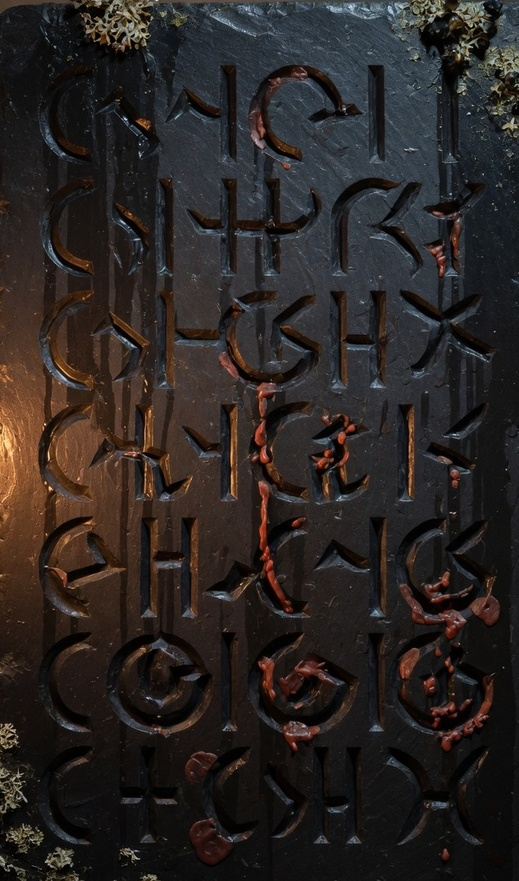
#> input picture assets/masters/plates/liber-slate-tall.jpg, 519 x 881 px, shrunk from 633 x 1074 before the run, found by its file name
$ python make_bumps.py
#> lines starting #> are read from the running program, lines starting #| are printed output that depends on the picture
# -*- coding: utf-8 -*-
from pathlib import Path
from PIL import Image, ImageEnhance, ImageFilter, ImageOps

ROOT = Path(__file__).resolve().parents[1]
PUB = ROOT / "public"
OUT = PUB / "mats"
OUT.mkdir(parents=True, exist_ok=True)

sources = [
    PUB / "plates" / "liber-slate-tall.jpg",
    PUB / "plates" / "liber-slate-broken.jpg",
    PUB / "plates" / "liber-wax.jpg",
    PUB / "mats" / "flagstone.jpg",
    PUB / "mats" / "oak.jpg",
    PUB / "mats" / "wall.jpg",
]


def bump(src: Path) -> None:
    if not src.exists():
        print("skip", src.name)
        return
    g = Image.open(src).convert("L")
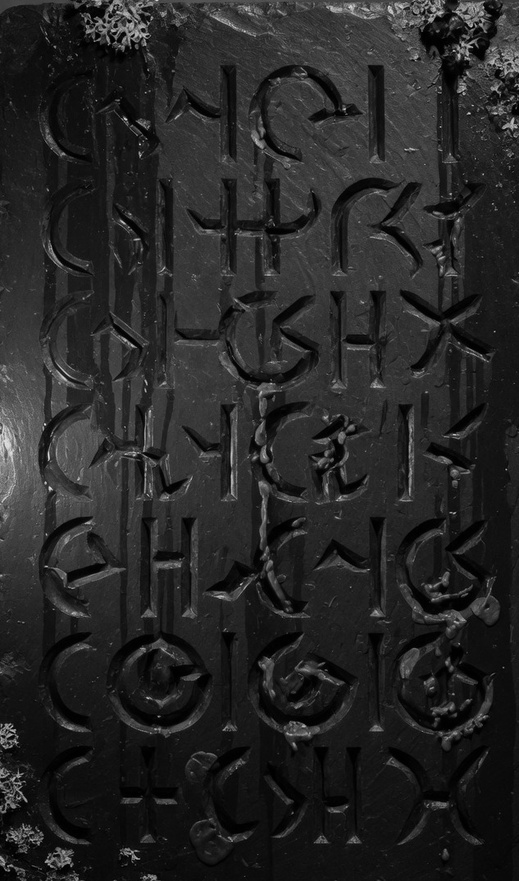
#> g: PIL image 519x881 L; min 0, max 227, mean 38.2
    g = ImageOps.autocontrast(g, cutoff=2)
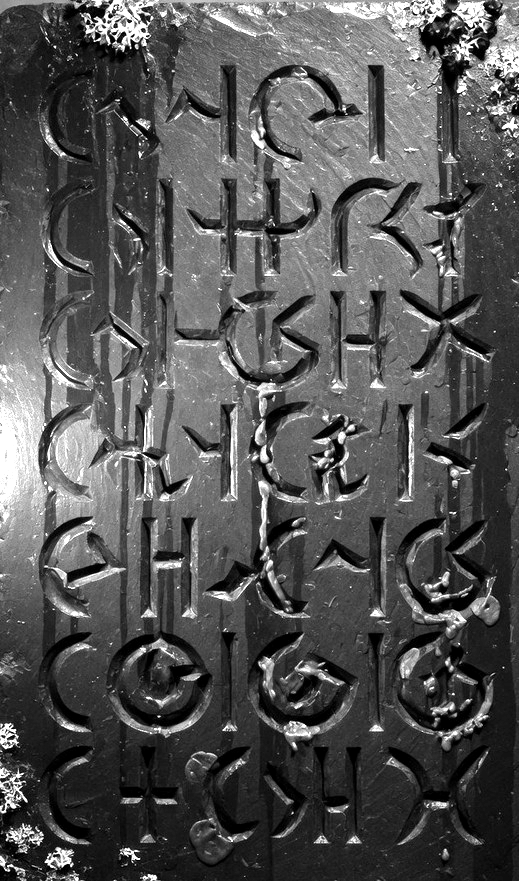
#> g: PIL image 519x881 L; min 0, max 255, mean 84.7
    g = ImageEnhance.Contrast(g).enhance(1.35)
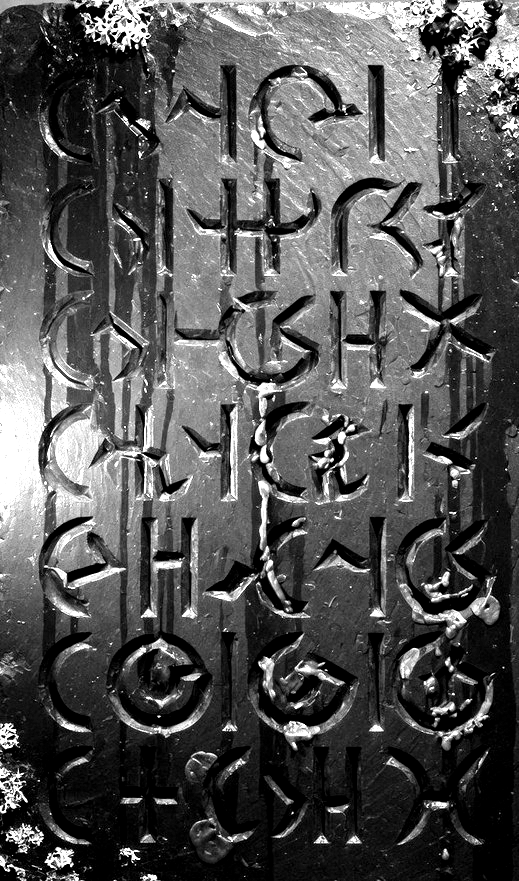
#> g: PIL image 519x881 L; min 0, max 255, mean 84.2
    g = g.filter(ImageFilter.UnsharpMask(radius=1.4, percent=140, threshold=2))
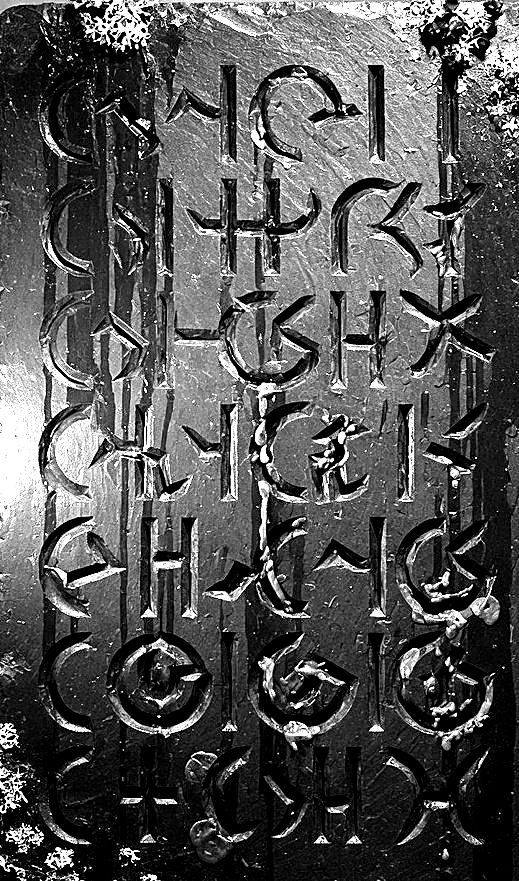
#> g: PIL image 519x881 L; min 0, max 255, mean 84
    dest = OUT / (src.stem + "-bump.jpg")
    g.save(dest, "JPEG", quality=88, optimize=True)
#> (the run stopped early here; a loop or call above may not have finished)

$ run again, with assets/masters/plates/catalog-iron.jpg copied over assets/masters/plates/liber-slate-tall.jpg
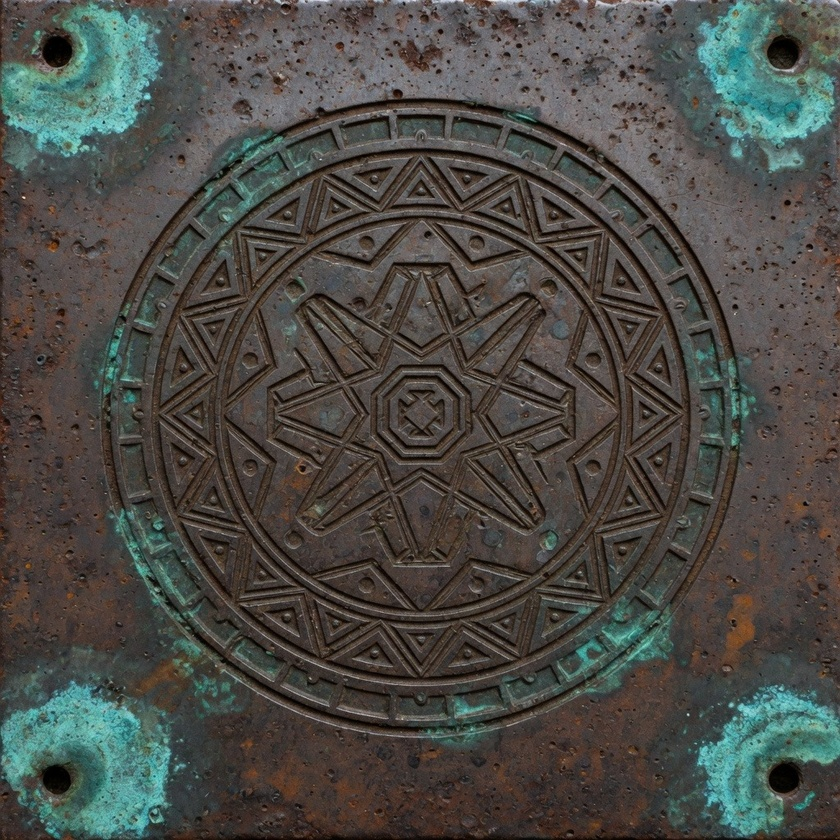
#> input picture assets/masters/plates/catalog-iron.jpg, 840 x 840 px, shrunk from 1024 x 1024 before the run, found by its file name
#> in bump, `g = ImageEnhance.Contrast(g).enhance(1.35)`:
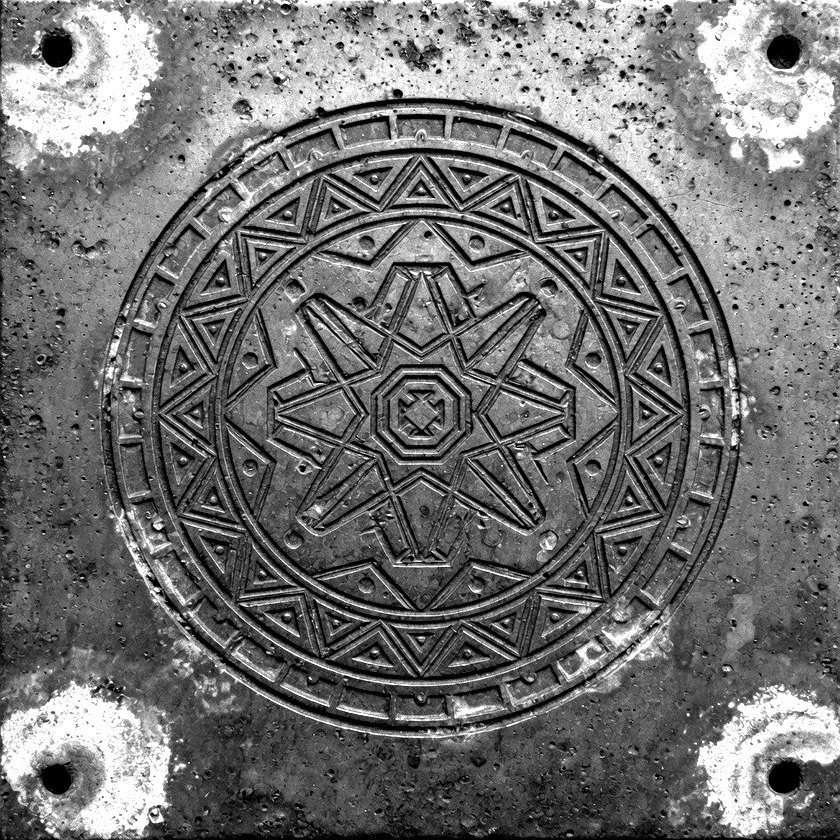
#> g: PIL image 840x840 L; min 0, max 255, mean 113.5
#> in bump, `g = g.filter(ImageFilter.UnsharpMask(radius=1.4, percent=140, threshol..`:
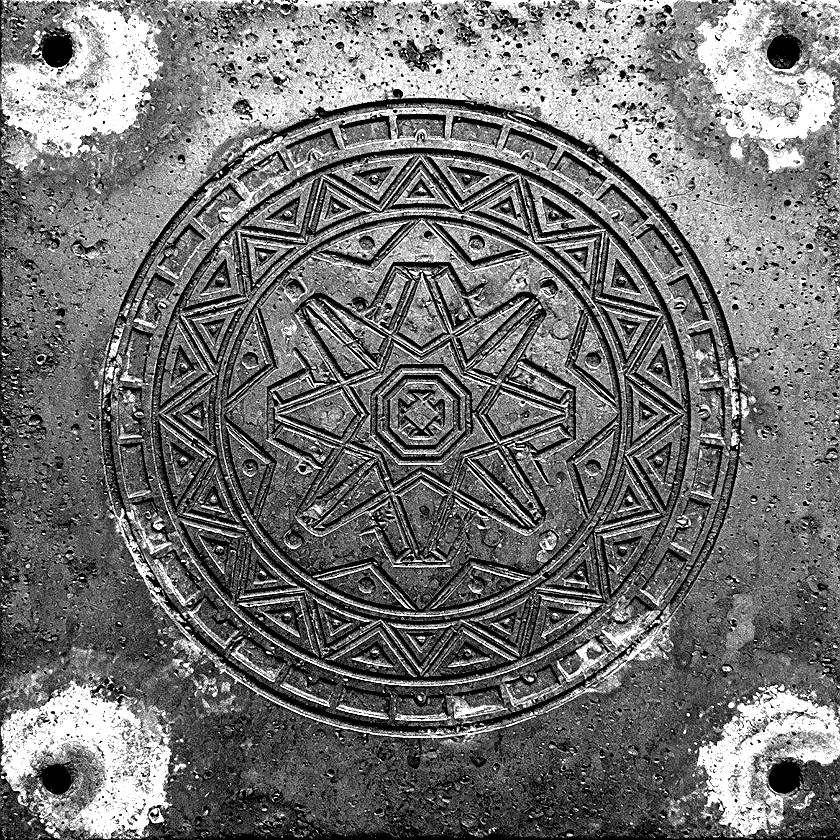
#> g: PIL image 840x840 L; min 0, max 255, mean 114.7

$ run again, with assets/masters/plates/catalog-star.jpg copied over assets/masters/plates/liber-slate-tall.jpg
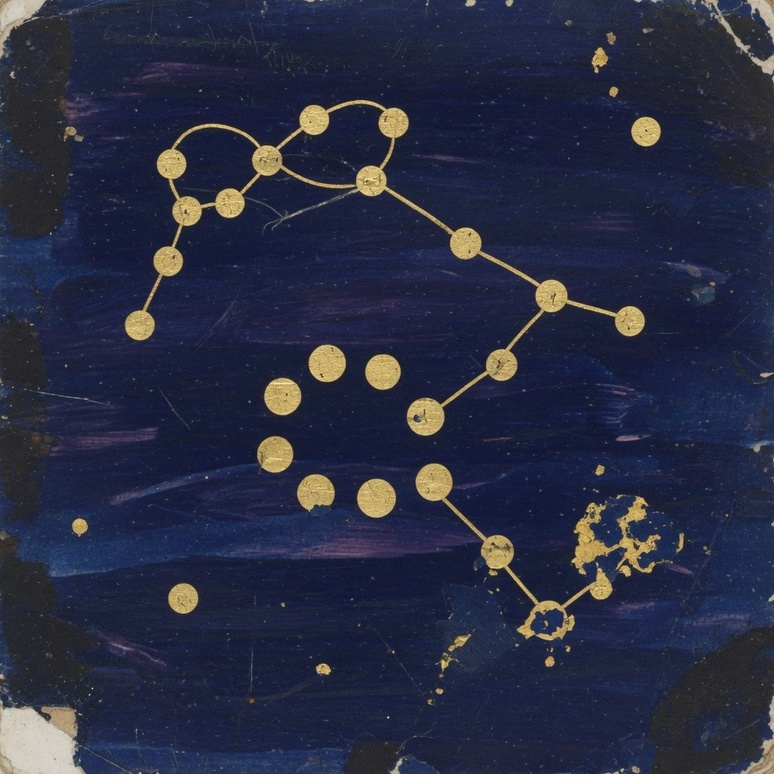
#> input picture assets/masters/plates/catalog-star.jpg, 774 x 774 px, shrunk from 943 x 943 before the run, found by its file name
#> in bump, `g = Image.open(src).convert("L")`:
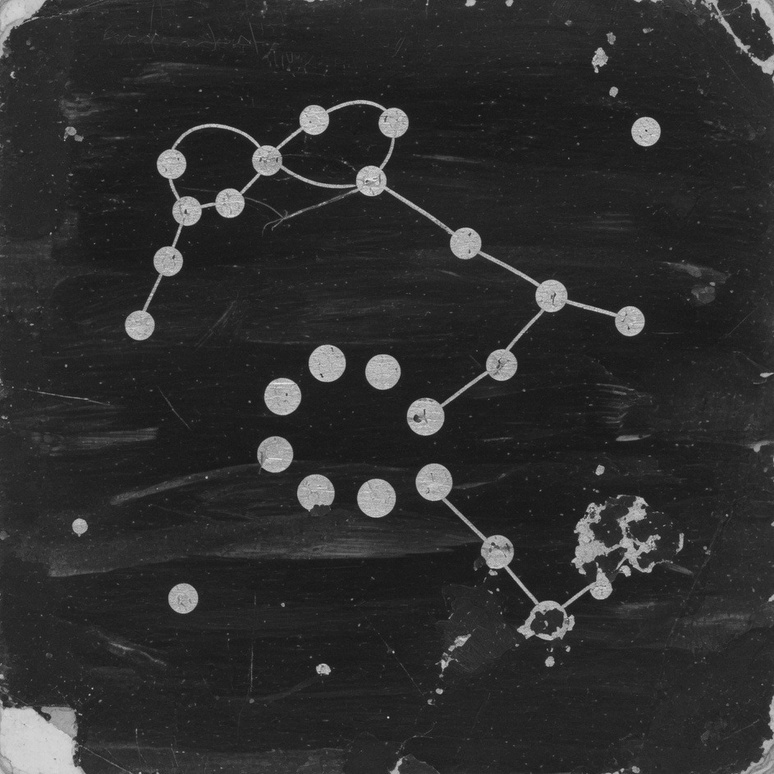
#> g: PIL image 774x774 L; min 17, max 234, mean 46
#> in bump, `g = ImageEnhance.Contrast(g).enhance(1.35)`:
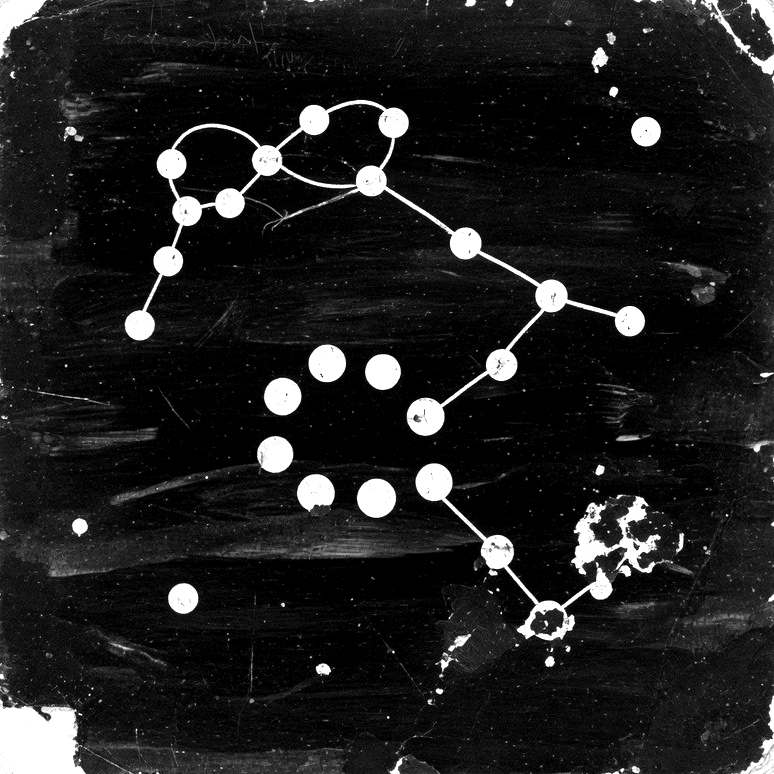
#> g: PIL image 774x774 L; min 0, max 255, mean 30.2

$ run again, with assets/masters/plates/gauntlet-fail.jpg copied over assets/masters/plates/liber-slate-tall.jpg
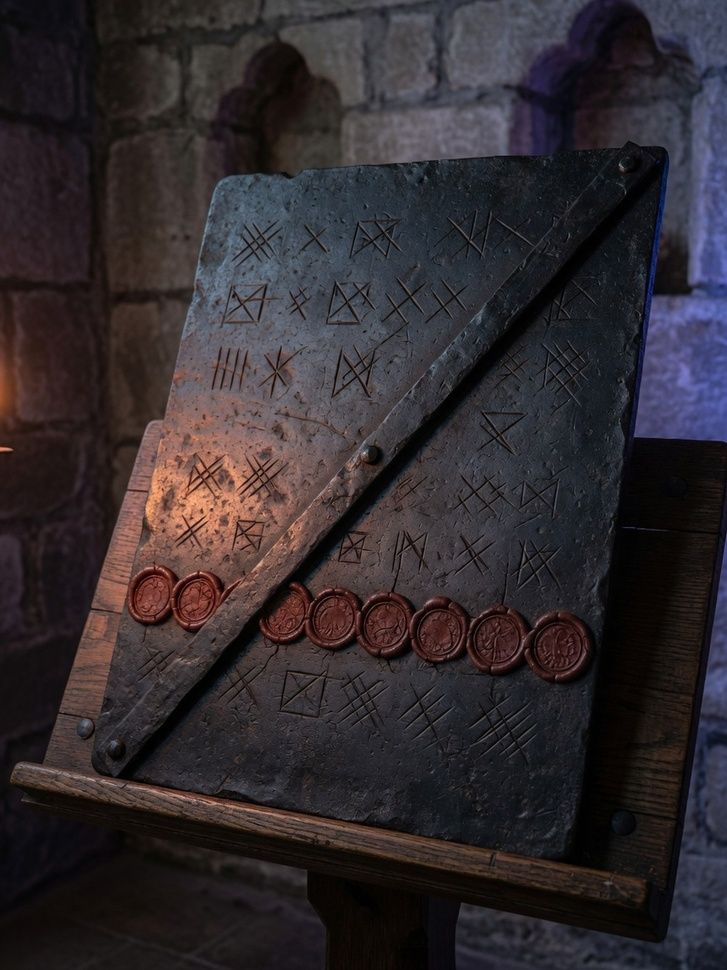
#> input picture assets/masters/plates/gauntlet-fail.jpg, 727 x 970 px, shrunk from 1200 x 1600 before the run, found by its file name
#> in bump, `g = ImageOps.autocontrast(g, cutoff=2)`:
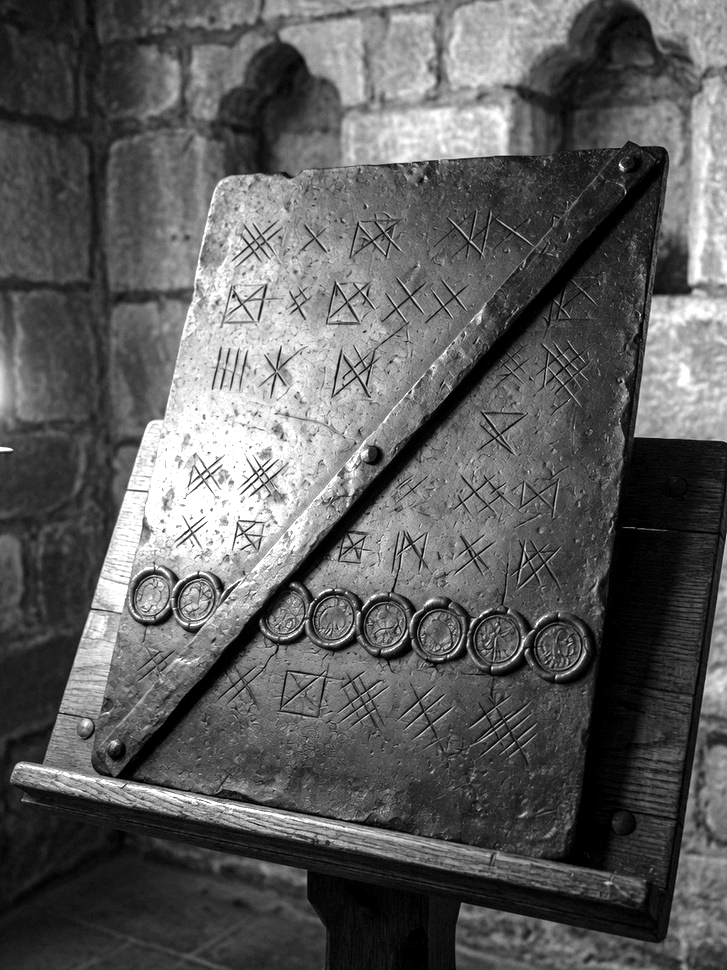
#> g: PIL image 727x970 L; min 0, max 255, mean 92.9
#> in bump, `g = g.filter(ImageFilter.UnsharpMask(radius=1.4, percent=140, threshol..`:
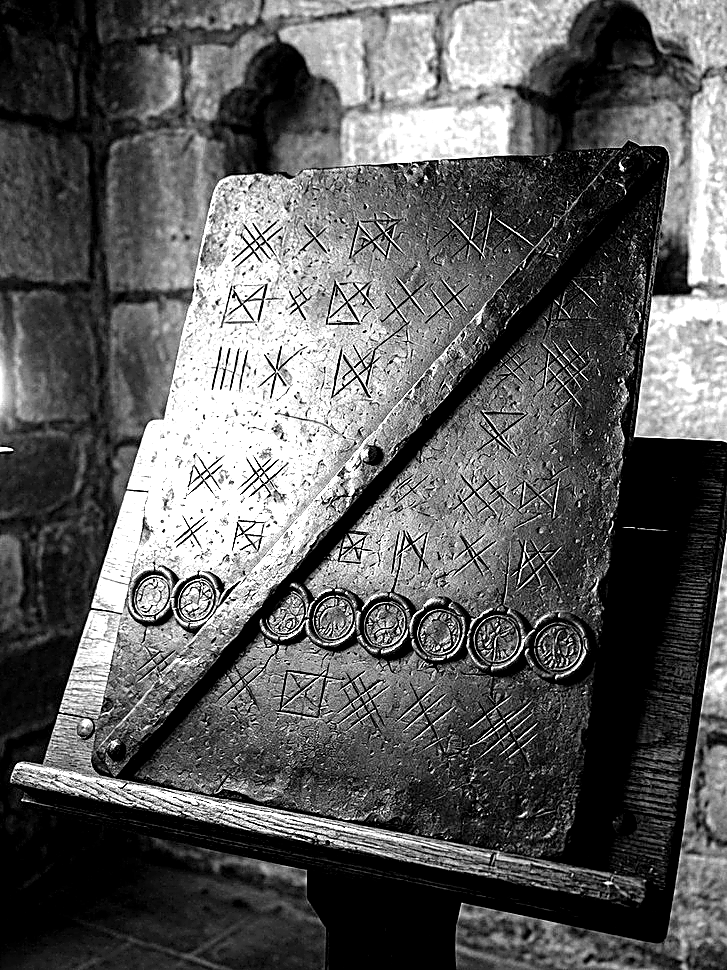
#> g: PIL image 727x970 L; min 0, max 255, mean 93.2
